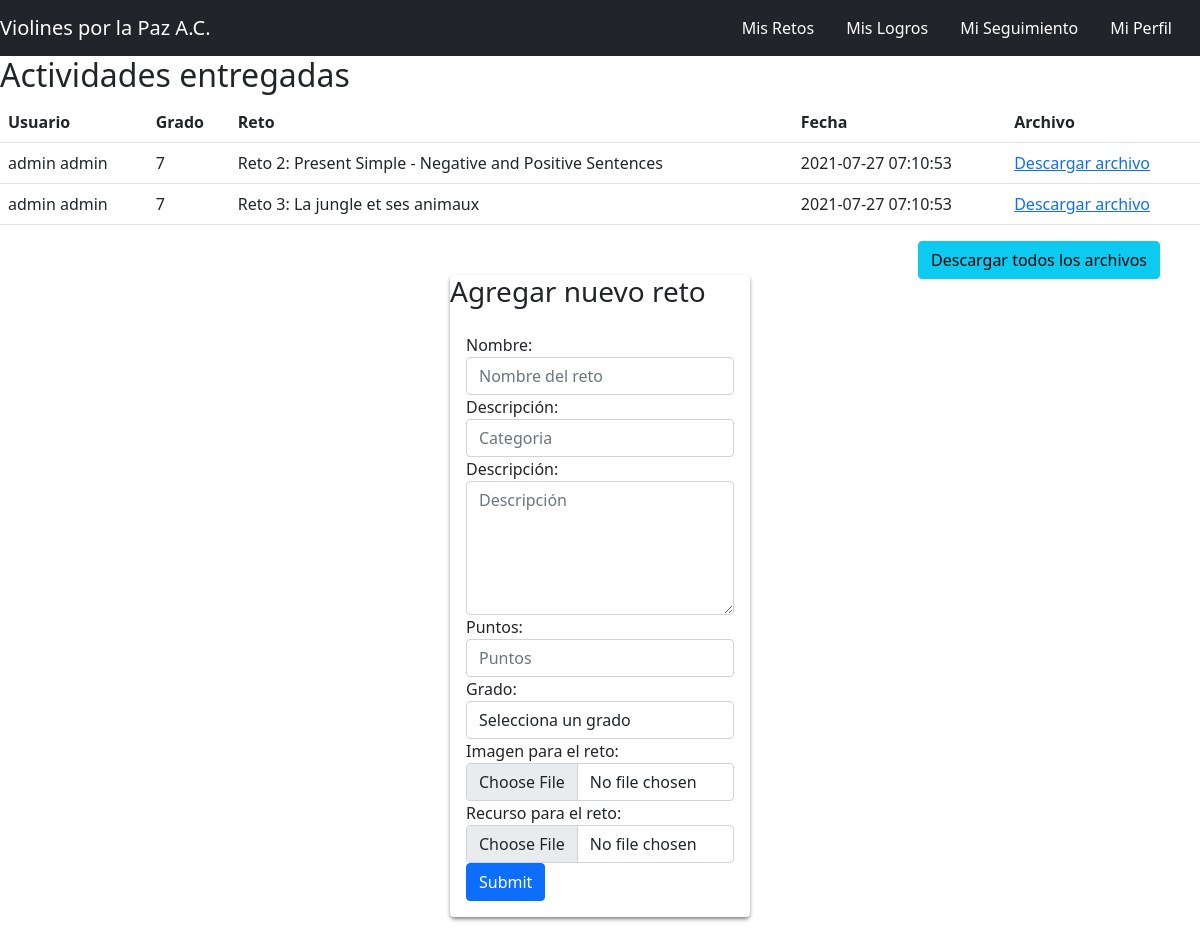
The page /admin_dashboard.php (signed in) on the database as committed earlier.
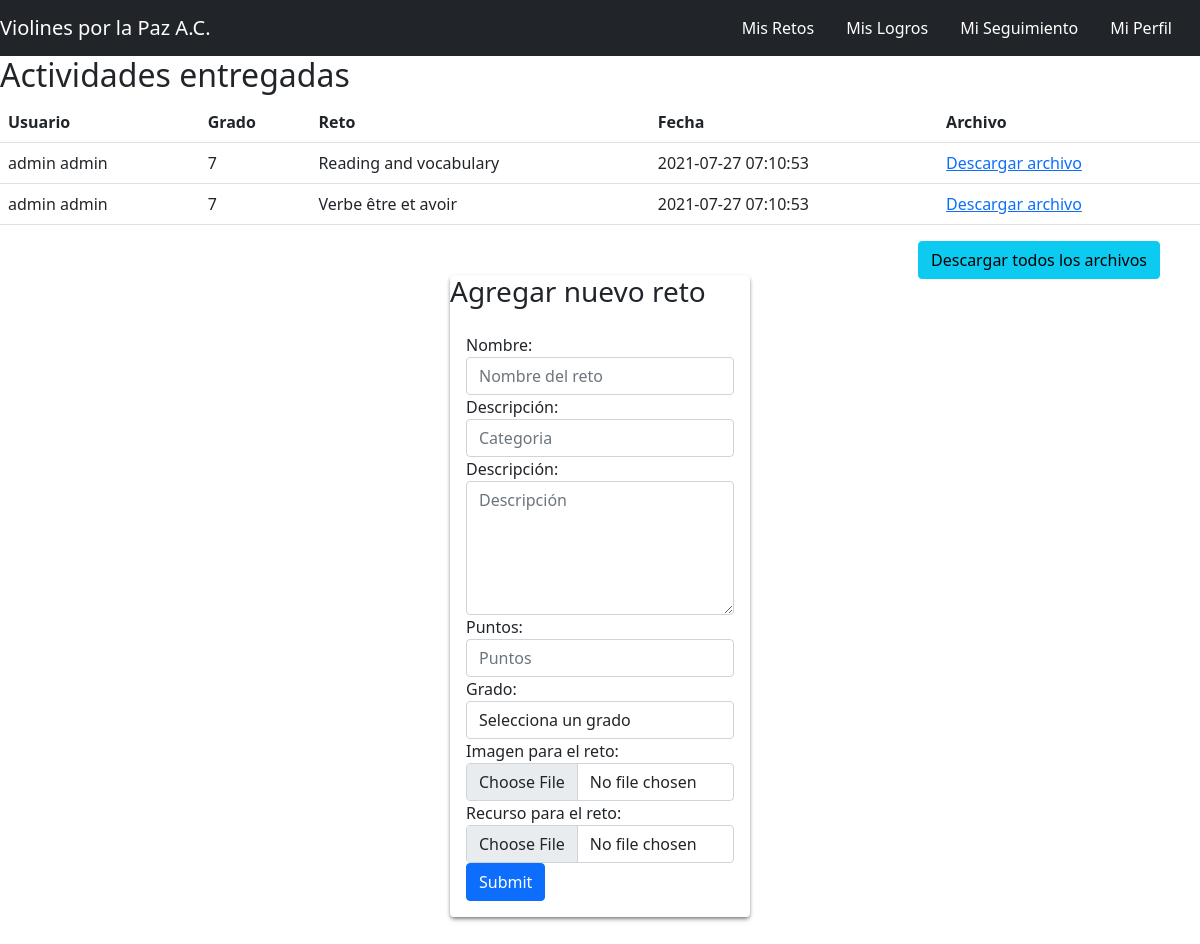
The same page on the database as committed later.
### tables this page shows
CREATE TABLE `logros` (
  `usuario_id` int,
  `reto_id` int,
  `file_name` varchar(100),
  `fecha` timeStamp default NOW(),
  PRIMARY KEY (`usuario_id`, `reto_id`),
  FOREIGN KEY (`usuario_id`) REFERENCES `usuarios`(`usuario_id`),
  FOREIGN KEY (`reto_id`) REFERENCES `retos`(`reto_id`)
);

CREATE TABLE `usuarios` (
  `usuario_id` int auto_increment,
  `nombre` varchar(20),
  `apellido` varchar(50),
  `correo` varchar(50),
  `password` varchar(256),
  `seguimiento` varchar(100) DEFAULT 'TBA',
  `asistenciaEventos` boolean DEFAULT False,
  `grado_id` int,
  `fecha` timeStamp default NOW(),
  `rol` varchar(100) DEFAULT 'alumno',
  PRIMARY KEY (`usuario_id`),
  FOREIGN KEY (`grado_id`) REFERENCES `grados`(`grado_id`)
);

CREATE TABLE `retos` (
  `reto_id` int auto_increment,
  `nombre` varchar(100),
  `categoria` varchar(20),
  `descripcion` varchar(300),
  `puntos` int,
  `grado_id` int,
  `fecha` timestamp default NOW(),
  PRIMARY KEY (`reto_id`),
  FOREIGN KEY (`grado_id`) REFERENCES `grados`(`grado_id`)
);

### php/get_user_finished_activities.php (the view)
<?php
include 'conexion_be.php';
$sql = "SELECT usuarios.nombre as usuario_nombre, apellido, usuarios.grado_id, retos.nombre as reto_nombre, logros.fecha, file_name from usuarios
join logros on logros.usuario_id = usuarios.usuario_id
join retos on retos.reto_id = logros.reto_id;";
$get_activities = mysqli_query($conexion, $sql);
if (mysqli_num_rows($get_activities) > 0) {
    echo "
    <h2>Actividades entregadas</h2>
    <table class='table'>
        <tr>
            <th>Usuario</th>
            <th>Grado</th>
            <th>Reto</th>
            <th>Fecha</th>
            <th>Archivo</th>
        </tr>";
    while ($row = mysqli_fetch_assoc($get_activities)) {
        echo "
        <tr>
            <td> " . $row['usuario_nombre'] . " " . $row['apellido'] . " </td><td> " . $row['grado_id'] . " </td><td> " . $row['reto_nombre'] . " </td><td> " . $row['fecha'] . " </td><td> <a href='./uploads/" . $row['file_name'] . "' download> Descargar archivo </a> </td>
        </tr>";
    }
    echo "</table>";
}
?>

### admin_dashboard.php (shortened to what this page needs)
<!DOCTYPE html>
<html lang="en">
<head>
  <link href="https://cdn.jsdelivr.net/npm/bootstrap@5.0.2/dist/css/bootstrap.min.css" rel="stylesheet"
 />
  <link rel="stylesheet" href="./assets/css/estilos.css" />
</head>
<?php
    if ($_SESSION['rol'] != 'admin') {
        header("Location: ./inicio.php");
    } else {
        include './navbar.php';
        include './php/get_user_finished_activities.php';
        echo "<a href='./php/download_zip.php' class='download btn btn-info' role='button' style=''>Descargar todos los archivos</a>";
        echo "
        <div class='col-12 col-sm-6 col-md-4 col-lg-4 mt-3 mx-auto'>
          <div class='card' style='margin: 50px'>
            <h3> Agregar nuevo reto</h3>
            <form action='php/add_reto.php' method='post'  enctype='multipart/form-data'>
              <div class='card-body'>
                <label for='nombre'>Nombre: </label>
                <input type='text' class='form-control' id='nombre' name='nombre' placeholder='Nombre del reto'>
                <label for='descripcion'>Descripción: </label>
                <input type='text' class='form-control' id='categoria' name='categoria' placeholder='Categoria'>
                <label for='descripcion'>Descripción: </label>
                <textarea class='form-control' id='descripcion' name='descripcion' placeholder='Descripción' rows='5'></textarea>
                <label for='puntos'>Puntos: </label>
                <input type='numeric' class='form-control' id='puntos' name='puntos' placeholder='Puntos'>
                <label for='grado'>Grado: </label>
                <select class='form-control' name='grado_id' id='grado_id'>
                    <option value='' hidden>Selecciona un grado</option>
                    <option value='1'>Primero</option>
                    <option value='2'>Segundo</option>
                    <option value='3'>Tercero</option>
                    <option value='4'>Cuarto</option>
                    <option value='5'>Quinto</option>
                    <option value='6'>Sexto</option>
                    <option value='7'>Admin</option>
                </select>
                <label for ='imagen'>Imagen para el reto: </label>
                <input type='file' class='form-control' id='imagen' name='imagen' placeholder='Imagen para el reto'/>
                <label for ='recurso'>Recurso para el reto: </label>
                <input type='file' class='form-control' id='recurso' name='recurso' placeholder='Archivo de recurso para el reto'/>
                <button type='submit' class='btn btn-primary'>Submit</button>
    ";
    }
?>

### navbar.php
<nav class="
          navbar navbar-expand-lg navbar-dark
          bg-dark
          flex-column flex-sm-row
        ">
      <a class='navbar-brand' href='./admin_dashboard.php'>Violines por la Paz A.C.</a>
      <div class="container-fluid justify-content-end">
        <ul class="nav">
        <?php
        if (isset($_SESSION['loggedin']) && $_SESSION['loggedin'] == true){
            $out = '
            <li class="nav-item"> <a class="nav-link" href="misRetos.php">Mis Retos</a> </li>
            <li class="nav-item"> <a class="nav-link" href="misLogros.php">Mis Logros</a> </li>
            <li class="nav-item"> <a class="nav-link" href="miSeguimiento.php">Mi Seguimiento</a> </li>
            <li class="nav-item"> <a class="nav-link" href="miperfil.php">Mi Perfil</a> </li>';
        }else{
            $out = '<li class="nav-item"> <a class="nav-link active" aria-current="page" href="login.php">Iniciar sesión o Registrarse</a> </li>';
        }
        echo $out;
      ?>
        </ul>
      </div>
    </nav>

### assets/css/estilos.css (style rules this page uses)
.nav-link { color: white; }
.nav { font-family: "Segoe UI", Tahoma, Geneva, Verdana, sans-serif; position: absolute; }
.card { border: 0 !important; box-shadow: 0 4px 6px -1px rgba(0, 0, 0, 0.1), 0 2px 4px -1px rgba(0, 0, 0, 0.6); }
.download { float: right; margin-right: 5vh; }

Rows that differ between the two databases and show on the page:
removed logros: usuario.nombre "admin", usuario.apellido "admin", usuario.grado_id "7", reto.nombre "Reto 3: La jungle et ses animaux", fecha "2021-07-27 07:10:53"
added logros: usuario.nombre "admin", usuario.apellido "admin", usuario.grado_id "7", reto.nombre "Reading and vocabulary", fecha "2021-07-27 07:10:53"
changed logros: reto.nombre "Reto 2: Present Simple - Negative and Positive Sentences" → "Verbe être et avoir"
